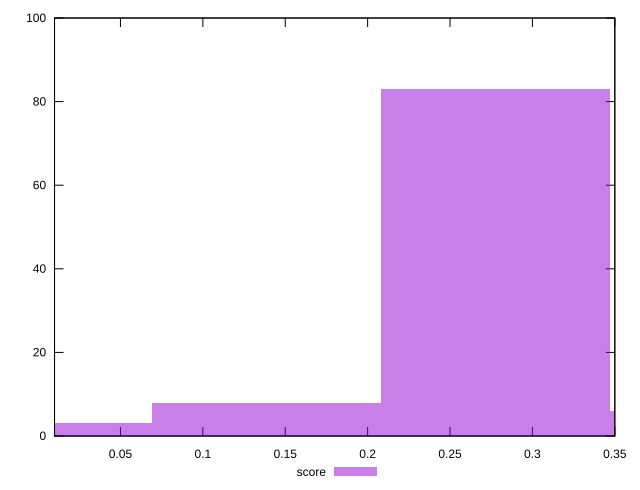

Reproduce this figure in gnuplot.
reset

$score <<EOF
0 3
0.2777147678770515 83
0.13885738393852576 8
0.4165721518155773 6
EOF

set key outside below
set boxwidth 0.13885738393852576
set xrange [0.01:0.35]
set yrange [0:100]
set trange [0:100]
set style fill transparent solid 0.5 noborder
set terminal svg size 640, 490 enhanced background rgb 'white'
set output "report_0_00242021-02-20T12:25:28.543Z/max-potential-fid/samples/pages+cached/score/histogram.svg"

plot $score title "score" with boxes

reset
